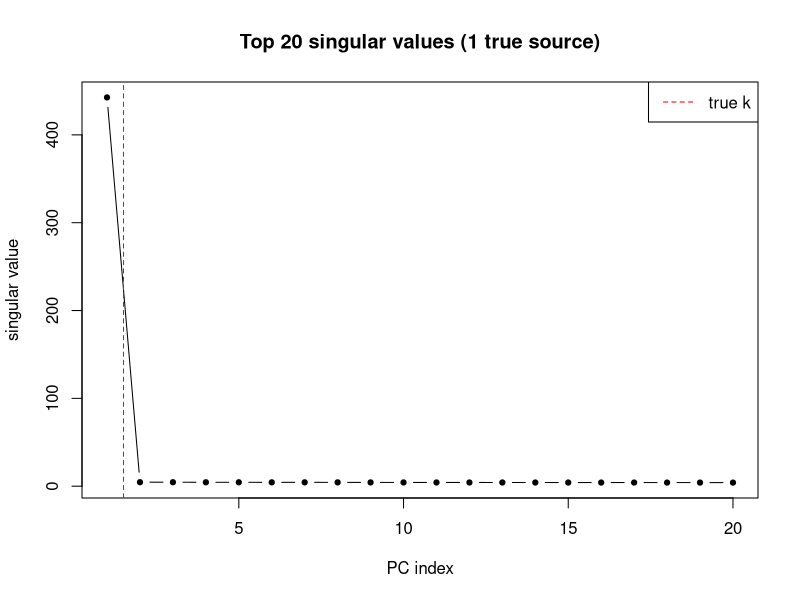
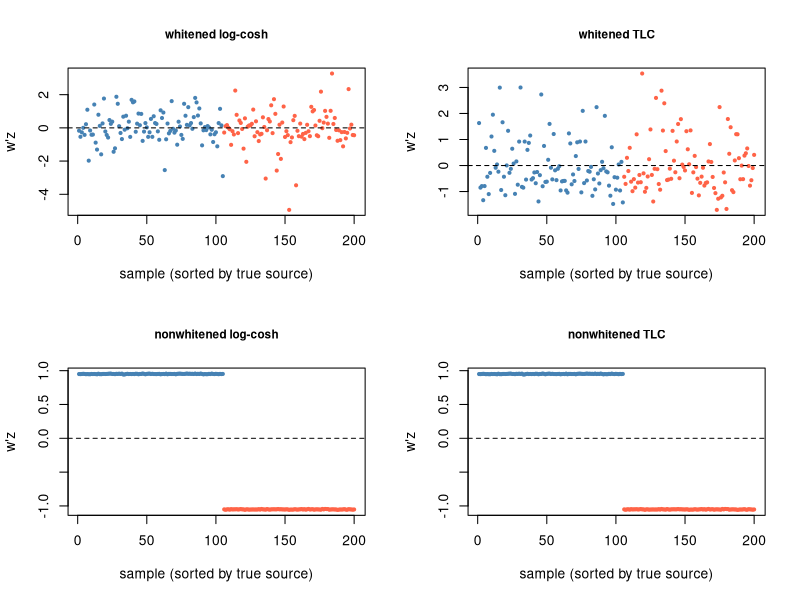
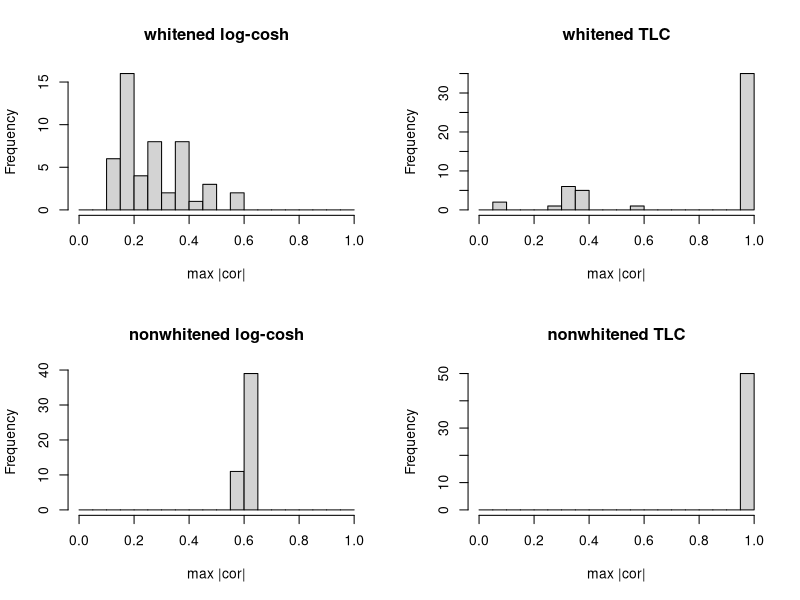
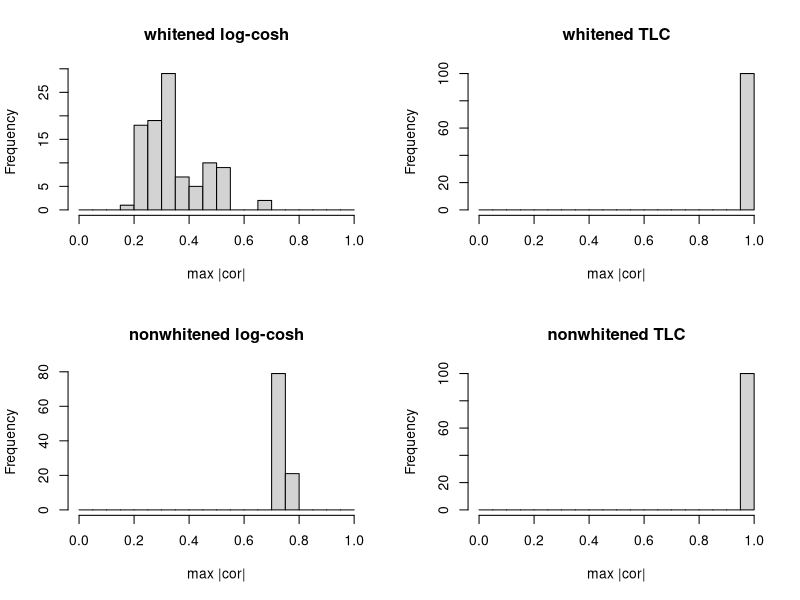
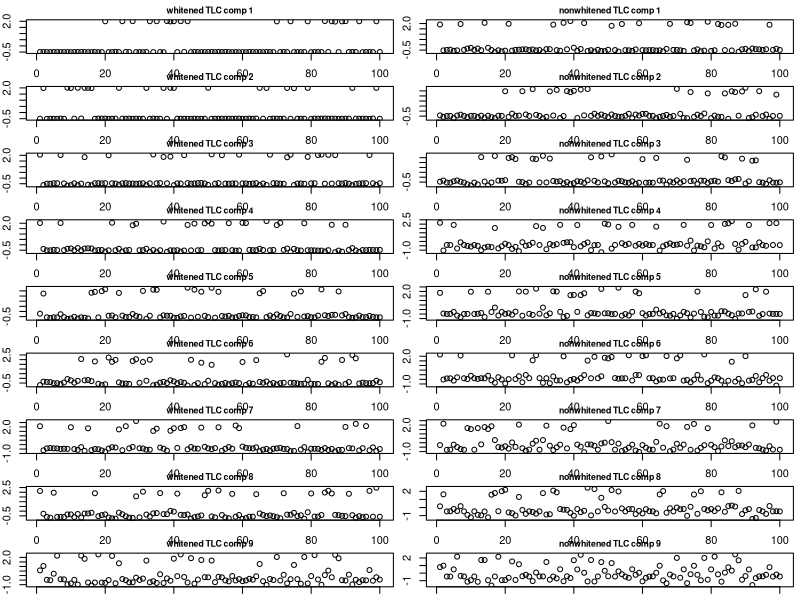

These charts were generated, in order, by the following R code:
## ---- chunk 1
# ---- whitened helpers (for comparison) ----

fastica_r1update = function(X, w) {
  w = w / sqrt(sum(w^2))
  P  = t(X) %*% w
  G  = tanh(P)
  G2 = 1 - tanh(P)^2
  w  = X %*% G - mean(G2) * ncol(X) * w
  w / sqrt(sum(w^2))
}

fastica_r1update_tlc = function(X, w, lambda = 1) {
  w = w / sqrt(sum(w^2))
  P  = t(X) %*% w
  G  = tanh(P) + 2 * lambda * abs(P)
  G2 = 1 - tanh(P)^2 + 2 * lambda * sign(P)
  w  = X %*% G - mean(G2) * ncol(X) * w
  w / sqrt(sum(w^2))
}

compute_objective     = function(X, w) mean(log(cosh(t(X) %*% w)))
compute_objective_tlc = function(X, w, lambda = 1) {
  P = t(X) %*% w
  mean(log(cosh(P)) + lambda * abs(P) * P)
}

prewhiten = function(X, n.comp) {
  X = X - rowMeans(X)
  sqrt(ncol(X)) * t(svd(X)$v[, 1:n.comp])
}

# ---- non-whitened helpers ----

# Returns list(Z, D2): Z = DV' (k x n), D2 = diag(d^2) (k x k)
preprocess_nonwhitened = function(X, n.comp) {
  X  = X - rowMeans(X)
  sv = svd(X, nu = 0, nv = n.comp)
  d  = sv$d[1:n.comp]
  Z  = diag(d, nrow = length(d)) %*% t(sv$v)   # k x n
  D2 = diag(d^2, nrow = length(d))              # k x k
  list(Z = Z, D2 = D2)
}

# Normalize w so that w'D2 w = n
normalize_nw = function(w, D2, n) {
  w * sqrt(n) / sqrt(as.numeric(t(w) %*% D2 %*% w))
}

fastica_r1update_nw = function(Z, D2, w) {
  n  = ncol(Z)
  w  = normalize_nw(w, D2, n)
  P  = t(Z) %*% w
  G  = tanh(P)
  G2 = 1 - tanh(P)^2
  w  = Z %*% G - mean(G2) * n * w
  normalize_nw(w, D2, n)
}

fastica_r1update_nw_tlc = function(Z, D2, w, lambda = 1) {
  n  = ncol(Z)
  w  = normalize_nw(w, D2, n)
  P  = t(Z) %*% w
  G  = tanh(P) + 2 * lambda * abs(P)
  G2 = 1 - tanh(P)^2 + 2 * lambda * sign(P)
  w  = Z %*% G - mean(G2) * n * w
  normalize_nw(w, D2, n)
}

compute_objective_nw = function(Z, D2, w) {
  n = ncol(Z)
  w = normalize_nw(w, D2, n)
  mean(log(cosh(t(Z) %*% w)))
}

compute_objective_nw_tlc = function(Z, D2, w, lambda = 1) {
  n = ncol(Z)
  w = normalize_nw(w, D2, n)
  P = t(Z) %*% w
  mean(log(cosh(P)) + lambda * abs(P) * P)
}

# ---- generic runner: works for both whitened and non-whitened ----
# update_fn(data, w, ...) and obj_fn(data, w, ...) where data is a list
# (non-whitened) or a matrix (whitened).

run_seeds = function(data, S_true, update_fn, obj_fn, n_seeds = 50,
                     n_iter = 200, ...) {
  obj    = numeric(n_seeds)
  maxcor = numeric(n_seeds)
  for (seed in seq_len(n_seeds)) {
    set.seed(seed)
    w = rnorm(nrow(if (is.list(data)) data$Z else data))
    for (i in seq_len(n_iter))
      w = update_fn(data, w, ...)
    obj[seed]    = obj_fn(data, w, ...)
    proj         = if (is.list(data)) t(data$Z) %*% w else t(data) %*% w
    maxcor[seed] = max(abs(cor(t(S_true), proj)))
  }
  list(obj = obj, maxcor = maxcor)
}

# Wrappers so run_seeds gets a single 'data' argument
update_nw = function(data, w, lambda = NULL) {
  if (is.null(lambda)) fastica_r1update_nw(data$Z, data$D2, w)
  else fastica_r1update_nw_tlc(data$Z, data$D2, w, lambda = lambda)
}
obj_nw = function(data, w, lambda = NULL) {
  if (is.null(lambda)) compute_objective_nw(data$Z, data$D2, w)
  else compute_objective_nw_tlc(data$Z, data$D2, w, lambda = lambda)
}

k_pca = 20   # number of PCs used for all tests (larger than true k)
## ---- chunk 2
set.seed(10)
n = 200; p = 1000; k_true = 1
A     = matrix(rnorm(p * k_true), nrow = p)
S_rad = matrix(sample(c(-1, 1), n, replace = TRUE), nrow = 1)
sigma = 0.1
X_rad = A %*% S_rad + matrix(rnorm(p * n, 0, sigma), nrow = p)

sv_rad = svd(X_rad - rowMeans(X_rad), nu = 0, nv = k_pca)
plot(sv_rad$d[1:k_pca], type = "b", pch = 19, cex = 0.7,
     xlab = "PC index", ylab = "singular value",
     main = "Top 20 singular values (1 true source)")
abline(v = k_true + 0.5, lty = 2, col = "red")
legend("topright", "true k", lty = 2, col = "red")
## ---- chunk 3
Z_rad  = prewhiten(X_rad, k_pca)
nw_rad = preprocess_nonwhitened(X_rad, k_pca)

run_one = function(data, update_fn, obj_fn, seed = 1, n_iter = 200, ...) {
  set.seed(seed)
  w = rnorm(nrow(if (is.list(data)) data$Z else data))
  for (i in seq_len(n_iter))
    w = update_fn(data, w, ...)
  proj = if (is.list(data)) t(data$Z) %*% w else t(data) %*% w
  list(w = w, proj = as.vector(proj), obj = obj_fn(data, w, ...))
}

r_wh_lc  = run_one(Z_rad,  fastica_r1update,     compute_objective)
r_wh_tlc = run_one(Z_rad,  fastica_r1update_tlc, compute_objective_tlc, lambda = 1)
r_nw_lc  = run_one(nw_rad, update_nw,            obj_nw)
r_nw_tlc = run_one(nw_rad, update_nw,            obj_nw, lambda = 1)

cat("whitened  log-cosh: obj =", round(r_wh_lc$obj,  4),
    "  max|cor| =", round(max(abs(cor(as.vector(S_rad), r_wh_lc$proj))),  3), "\n")
cat("whitened  TLC:      obj =", round(r_wh_tlc$obj, 4),
    "  max|cor| =", round(max(abs(cor(as.vector(S_rad), r_wh_tlc$proj))), 3), "\n")
cat("nonwhiten log-cosh: obj =", round(r_nw_lc$obj,  4),
    "  max|cor| =", round(max(abs(cor(as.vector(S_rad), r_nw_lc$proj))),  3), "\n")
cat("nonwhiten TLC:      obj =", round(r_nw_tlc$obj, 4),
    "  max|cor| =", round(max(abs(cor(as.vector(S_rad), r_nw_tlc$proj))), 3), "\n")
## ---- chunk 4
par(mfrow = c(2, 2))
ord = order(as.vector(S_rad))
col = ifelse(as.vector(S_rad)[ord] == 1, "tomato", "steelblue")

plot_proj = function(proj, title) {
  plot(proj[ord], col = col, pch = 19, cex = 0.5,
       main = title, xlab = "sample (sorted by true source)", ylab = "w'z",
       cex.main = 0.85)
  abline(h = 0, lty = 2)
}

plot_proj(r_wh_lc$proj,  "whitened log-cosh")
plot_proj(r_wh_tlc$proj, "whitened TLC")
plot_proj(r_nw_lc$proj,  "nonwhitened log-cosh")
plot_proj(r_nw_tlc$proj, "nonwhitened TLC")
par(mfrow = c(1, 1))
## ---- chunk 5
res_wh_lc  = run_seeds(Z_rad,  S_rad, fastica_r1update,     compute_objective)
res_wh_tlc = run_seeds(Z_rad,  S_rad, fastica_r1update_tlc, compute_objective_tlc, lambda = 1)
res_nw_lc  = run_seeds(nw_rad, S_rad, update_nw,            obj_nw)
res_nw_tlc = run_seeds(nw_rad, S_rad, update_nw,            obj_nw, lambda = 1)

cat("whitened  log-cosh: mean max|cor| =", round(mean(res_wh_lc$maxcor),  3),
    " frac > 0.9:", mean(res_wh_lc$maxcor  > 0.9), "\n")
cat("whitened  TLC:      mean max|cor| =", round(mean(res_wh_tlc$maxcor), 3),
    " frac > 0.9:", mean(res_wh_tlc$maxcor > 0.9), "\n")
cat("nonwhiten log-cosh: mean max|cor| =", round(mean(res_nw_lc$maxcor),  3),
    " frac > 0.9:", mean(res_nw_lc$maxcor  > 0.9), "\n")
cat("nonwhiten TLC:      mean max|cor| =", round(mean(res_nw_tlc$maxcor), 3),
    " frac > 0.9:", mean(res_nw_tlc$maxcor > 0.9), "\n")
## ---- chunk 6
set.seed(1)
n = 100; p = 1000; k_true = 4
A = matrix(rnorm(p * k_true), nrow = p)
S = matrix(0, nrow = k_true, ncol = n)
S[1, 1:25] = 1; S[2, 26:50] = 1; S[3, 51:75] = 1; S[4, 76:100] = 1
sigma = 0.1
X  = A %*% S + matrix(rnorm(p * n, 0, sigma), nrow = p)

Z  = prewhiten(X, k_pca)
nw = preprocess_nonwhitened(X, k_pca)

res_wh_lc  = run_seeds(Z,  S, fastica_r1update,     compute_objective)
res_wh_tlc = run_seeds(Z,  S, fastica_r1update_tlc, compute_objective_tlc, lambda = 1)
res_nw_lc  = run_seeds(nw, S, update_nw,            obj_nw)
res_nw_tlc = run_seeds(nw, S, update_nw,            obj_nw, lambda = 1)

par(mfrow = c(2, 2))
hist(res_wh_lc$maxcor,  breaks = seq(0, 1, by = 0.05), main = "whitened log-cosh",    xlab = "max |cor|")
hist(res_wh_tlc$maxcor, breaks = seq(0, 1, by = 0.05), main = "whitened TLC",         xlab = "max |cor|")
hist(res_nw_lc$maxcor,  breaks = seq(0, 1, by = 0.05), main = "nonwhitened log-cosh", xlab = "max |cor|")
hist(res_nw_tlc$maxcor, breaks = seq(0, 1, by = 0.05), main = "nonwhitened TLC",      xlab = "max |cor|")
par(mfrow = c(1, 1))
## ---- chunk 7
set.seed(2)
n = 500; p = 1000; k_true = 4
prob_active = 0.2
A = matrix(rnorm(p * k_true), nrow = p)
S_sparse = matrix(0, nrow = k_true, ncol = n)
for (j in 1:k_true)
  S_sparse[j, sample(n, round(prob_active * n))] = 1
sigma = 0.1
X_sp = A %*% S_sparse + matrix(rnorm(p * n, 0, sigma), nrow = p)

Z_sp  = prewhiten(X_sp, k_pca)
nw_sp = preprocess_nonwhitened(X_sp, k_pca)

res_wh_lc_sp  = run_seeds(Z_sp,  S_sparse, fastica_r1update,     compute_objective,     n_seeds = 100)
res_wh_tlc_sp = run_seeds(Z_sp,  S_sparse, fastica_r1update_tlc, compute_objective_tlc, n_seeds = 100, lambda = 1)
res_nw_lc_sp  = run_seeds(nw_sp, S_sparse, update_nw,            obj_nw,                n_seeds = 100)
res_nw_tlc_sp = run_seeds(nw_sp, S_sparse, update_nw,            obj_nw,                n_seeds = 100, lambda = 1)

cat("whitened  log-cosh: mean max|cor| =", round(mean(res_wh_lc_sp$maxcor),  3),
    " frac > 0.9:", mean(res_wh_lc_sp$maxcor  > 0.9), "\n")
cat("whitened  TLC:      mean max|cor| =", round(mean(res_wh_tlc_sp$maxcor), 3),
    " frac > 0.9:", mean(res_wh_tlc_sp$maxcor > 0.9), "\n")
cat("nonwhiten log-cosh: mean max|cor| =", round(mean(res_nw_lc_sp$maxcor),  3),
    " frac > 0.9:", mean(res_nw_lc_sp$maxcor  > 0.9), "\n")
cat("nonwhiten TLC:      mean max|cor| =", round(mean(res_nw_tlc_sp$maxcor), 3),
    " frac > 0.9:", mean(res_nw_tlc_sp$maxcor > 0.9), "\n")

par(mfrow = c(2, 2))
hist(res_wh_lc_sp$maxcor,  breaks = seq(0, 1, by = 0.05), main = "whitened log-cosh",    xlab = "max |cor|")
hist(res_wh_tlc_sp$maxcor, breaks = seq(0, 1, by = 0.05), main = "whitened TLC",         xlab = "max |cor|")
hist(res_nw_lc_sp$maxcor,  breaks = seq(0, 1, by = 0.05), main = "nonwhitened log-cosh", xlab = "max |cor|")
hist(res_nw_tlc_sp$maxcor, breaks = seq(0, 1, by = 0.05), main = "nonwhitened TLC",      xlab = "max |cor|")
par(mfrow = c(1, 1))
## ---- chunk 8
fastica_deflation_nw = function(nw, k, update_fn, obj_fn, n_iter = 200,
                                n_starts = 5, ...) {
  Z  = nw$Z
  D2 = nw$D2
  n  = ncol(Z)
  W  = matrix(0, nrow(Z), k)
  for (comp in seq_len(k)) {
    best_obj = -Inf; best_w = NULL
    for (s in seq_len(n_starts)) {
      set.seed(s + comp * 1000)
      w = rnorm(nrow(Z))
      if (comp > 1) {
        for (j in 1:(comp - 1))
          w = w - as.numeric(t(W[, j]) %*% D2 %*% w) /
                  as.numeric(t(W[, j]) %*% D2 %*% W[, j]) * W[, j]
      }
      w = normalize_nw(w, D2, n)
      for (i in seq_len(n_iter)) {
        w = update_fn(nw, w, ...)
        if (comp > 1) {
          for (j in 1:(comp - 1))
            w = w - as.numeric(t(W[, j]) %*% D2 %*% w) /
                    as.numeric(t(W[, j]) %*% D2 %*% W[, j]) * W[, j]
          w = normalize_nw(w, D2, n)
        }
      }
      o = obj_fn(nw, w, ...)
      if (o > best_obj) { best_obj = o; best_w = w }
    }
    W[, comp] = best_w
  }
  W
}

fastica_deflation_wh = function(X, k, update_fn, obj_fn, n_iter = 200,
                                n_starts = 5, ...) {
  W = matrix(0, nrow(X), k)
  for (comp in seq_len(k)) {
    best_obj = -Inf; best_w = NULL
    for (s in seq_len(n_starts)) {
      set.seed(s + comp * 1000)
      w = rnorm(nrow(X))
      if (comp > 1)
        w = w - W[, 1:(comp-1), drop=FALSE] %*%
                (t(W[, 1:(comp-1), drop=FALSE]) %*% w)
      w = w / sqrt(sum(w^2))
      for (i in seq_len(n_iter)) {
        w = update_fn(X, w, ...)
        if (comp > 1)
          w = w - W[, 1:(comp-1), drop=FALSE] %*%
                  (t(W[, 1:(comp-1), drop=FALSE]) %*% w)
        w = w / sqrt(sum(w^2))
      }
      o = obj_fn(X, w, ...)
      if (o > best_obj) { best_obj = o; best_w = w }
    }
    W[, comp] = best_w
  }
  W
}

set.seed(1)
n = 100; p = 1000; K = 9
L  = matrix(0, nrow = n, ncol = K)
for (i in 1:K) L[sample(n, 20), i] = 1
FF = matrix(rnorm(p * K), nrow = p, ncol = K)
sigma = 0.1
X9  = t(L %*% t(FF) + matrix(rnorm(n * p, 0, sigma), nrow = n))
Z9  = prewhiten(X9, k_pca)
nw9 = preprocess_nonwhitened(X9, k_pca)

W9_wh_lc  = fastica_deflation_wh(Z9,  K, fastica_r1update,     compute_objective,     n_starts = 10)
W9_wh_tlc = fastica_deflation_wh(Z9,  K, fastica_r1update_tlc, compute_objective_tlc, n_starts = 10, lambda = 1)
W9_nw_lc  = fastica_deflation_nw(nw9, K, update_nw,            obj_nw,                n_starts = 10)
W9_nw_tlc = fastica_deflation_nw(nw9, K, update_nw,            obj_nw,                n_starts = 10, lambda = 1)

cor9_wh_lc  = cor(L, t(Z9)    %*% W9_wh_lc)
cor9_wh_tlc = cor(L, t(Z9)    %*% W9_wh_tlc)
cor9_nw_lc  = cor(L, t(nw9$Z) %*% W9_nw_lc)
cor9_nw_tlc = cor(L, t(nw9$Z) %*% W9_nw_tlc)

cat("whitened log-cosh    — max |cor| per true source:\n")
print(round(apply(abs(cor9_wh_lc),  2, max), 3))
cat("whitened TLC         — max |cor| per true source:\n")
print(round(apply(abs(cor9_wh_tlc), 2, max), 3))
cat("nonwhitened log-cosh — max |cor| per true source:\n")
print(round(apply(abs(cor9_nw_lc),  2, max), 3))
cat("nonwhitened TLC      — max |cor| per true source:\n")
print(round(apply(abs(cor9_nw_tlc), 2, max), 3))
## ---- chunk 9
proj9_wh_tlc = t(Z9)    %*% W9_wh_tlc
proj9_nw_tlc = t(nw9$Z) %*% W9_nw_tlc

par(mfrow = c(K, 2), mar = c(1, 2, 1.5, 0.5))
for (i in 1:K) {
  plot(proj9_wh_tlc[, i], main = paste0("whitened TLC comp ",    i),
       ylab = "", xlab = "", cex.main = 0.8)
  plot(proj9_nw_tlc[, i], main = paste0("nonwhitened TLC comp ", i),
       ylab = "", xlab = "", cex.main = 0.8)
}
par(mfrow = c(1, 1))
